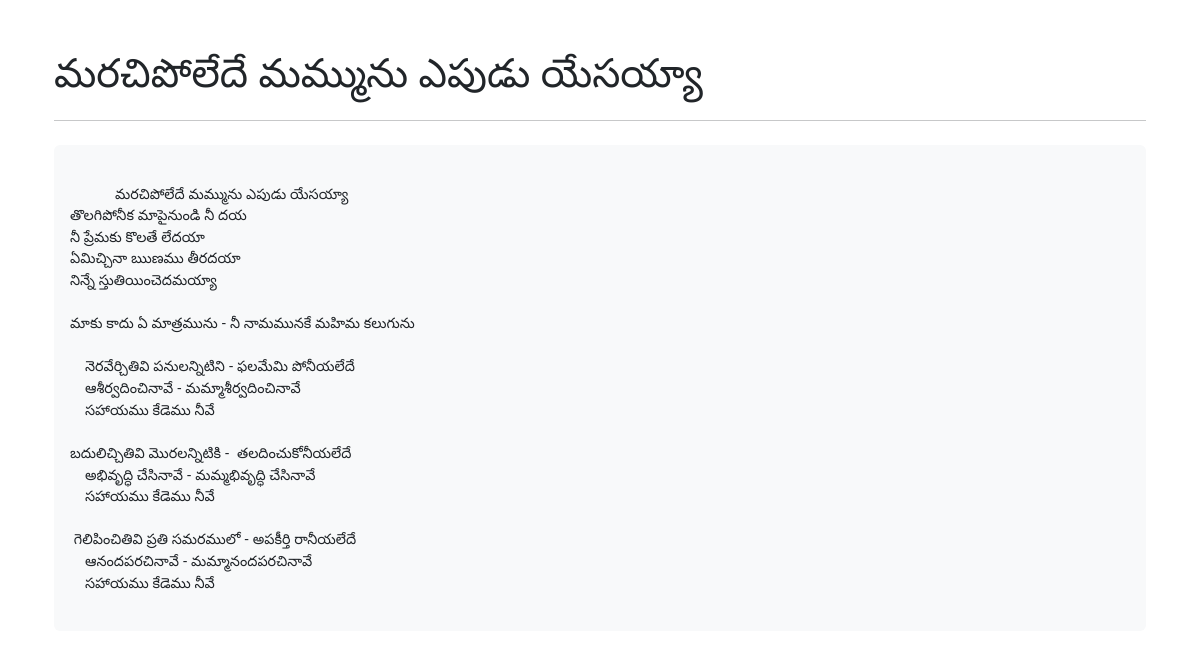
The page /51/marachipoledhe-mammunu-epudu on the database its author committed.
### Songs/models.py (models this page shows, shortened)
class Song(models.Model):
    class Status(models.TextChoices):
        DRAFT = 'DF', 'Draft'
        PUBLISHED = 'PB', 'Published'
    CATEGORY_CHOICES = [
        ('A', 'స్తుతి, ఆరాధన, సిలువ ద్యానం'),
        ('B', 'హెచ్చరిక, దిద్దుబాటు'),
        ('C', 'ప్రార్థన, విజ్ఞాపన, యాచన'),
        ('D', 'లేఖన విలువ '),
        ('E', 'సేవా పిలుపు, సేవా సమర్పణ'),
        ('F', 'ఆధరణ, ప్రోత్సాహము'),
        ('G', 'యవనస్థులు'),
        ('H', 'సోదరీలు'),
        ('I', 'సువార్త సందేశం, సువార్త పిలుపు'),
        ('J', 'ప్రభువు రాకడ, రాకడ సిద్ధపాటు '),
        ('K', 'అనుబంధ కీర్తనలు'),
    ]
    song_Number = models.IntegerField()
    title = models.CharField(max_length=100)
    body = models.TextField()
    slug = models.SlugField(max_length=100, unique=True, blank=True, allow_unicode=True)
    status = models.CharField(max_length=2,
                              choices=Status.choices,
                              default=Status.DRAFT,
                              )
    objects = models.Manager()
    published = PublishedManager()
    category = models.CharField(max_length=1, choices=CATEGORY_CHOICES, default='A')
    tags = TaggableManager()

### Songs/views.py (the view)
# urls.py: path('<int:song_Number>/<slug:slug>', SongDetailView.as_view(), name='song_detail'),
class SongDetailView(DetailView):
    model = Song
    template_name = 'songs/song_detail.html'
    context_object_name = 'song'
    def get_object(self):
        song_Number = self.kwargs.get("song_Number")
        slug = self.kwargs.get("slug")
        post = get_object_or_404(Song, song_Number=song_Number, slug=slug)
        return post

### templates/songs/song_detail.html (shortened to what this page needs)
{% extends 'songs/base.html' %}
{% block Content %}
<div class="container mt-5">
    <h1 class="display-6">{{ song.title }}</h1>
    <hr class="my-4">
    <article class="mb-5">
        <p class="lead bg-light p-3 rounded" style="white-space: pre-wrap; font-size: 0.9rem;">
            {{ song.body }}
        </p>
    </article>
</div>
{% endblock %}

### rows shown on the page
Song: title "మరచిపోలేదే మమ్మును ఎపుడు యేసయ్యా", body "మరచిపోలేదే మమ్మును ఎపుడు యేసయ్యా తొలగిపోనీక మాపైనుండి నీ దయ నీ ప్రేమకు కొలతే లేదయా ఏమిచ్చినా ఋణము తీరదయా నిన్నే స్తుతియించెదమయ్యా మాకు కాదు ఏ మాత్రమును - నీ నామమునకే మహిమ కలుగును నెరవేర్చితివి పనులన్నిటిని - ఫలమేమి పోనీయలేదే ఆశీర్వదించినావే - మమ్మాశీర్వదించినావే సహాయము కేడెము నీవే బదులిచ్చితివి మొరలన్నిటికి - తలదించుకోనీయలేదే అభివృద్ధి చేసినావే - మమ్మభివృద్ధి చేసినావే సహాయము కేడెము నీవే గెలిపించితివి ప్రతి సమరములో - అపకీర్తి రానీయలేదే ఆనందపరచినావే - మమ్మానందపరచినావే సహాయము కేడెము నీవే"
